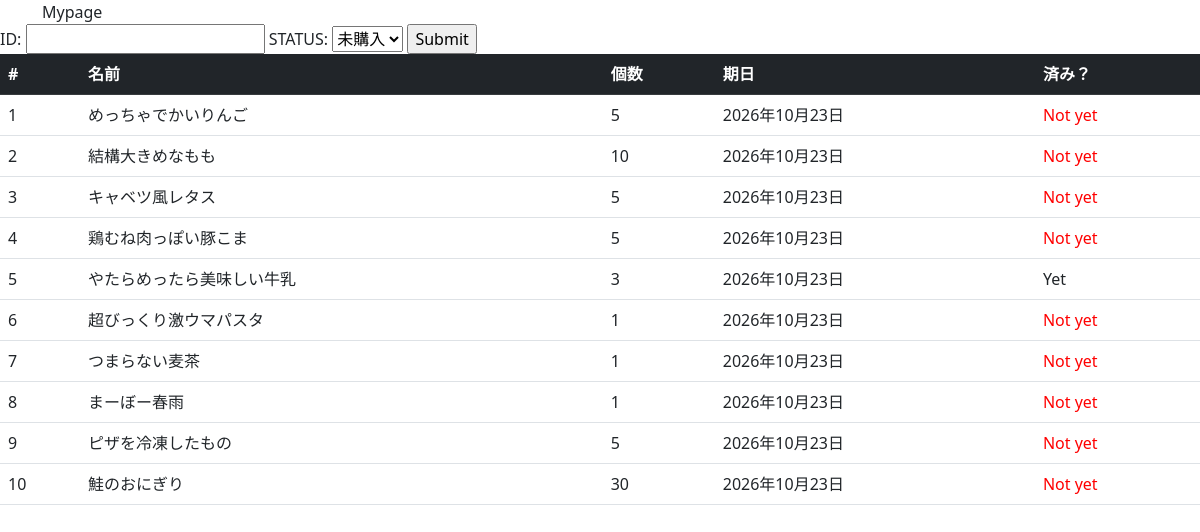
Before: /shoppinglist/list/ with the older database file.
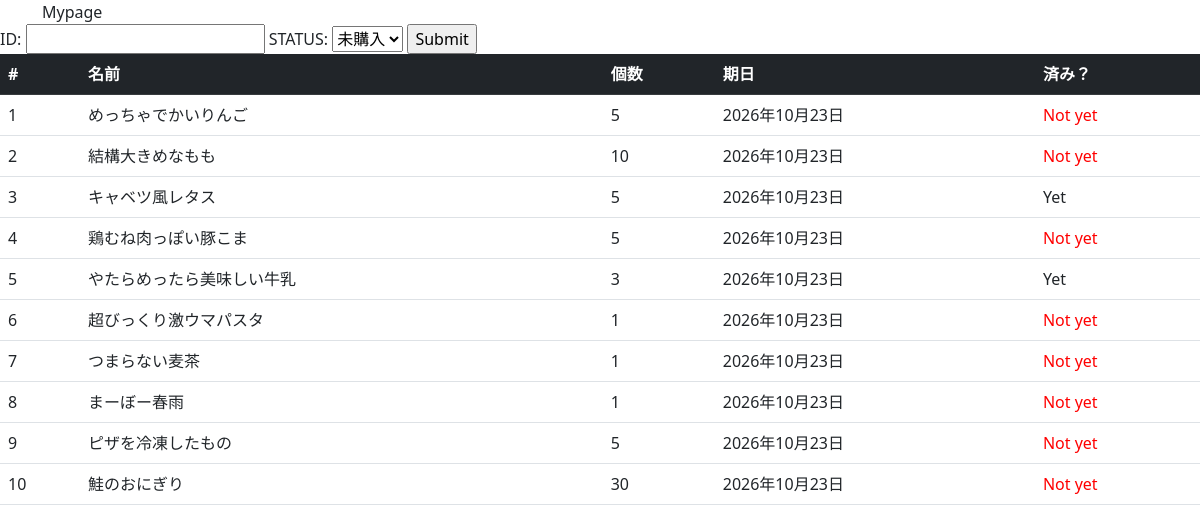
After: the same page with the newer database file.
### shoppinglist/models.py (models this page shows, shortened)
class Item(models.Model):
    name = models.CharField(max_length = 100)
    item_url = models.URLField(blank = True, null = True)
    count = models.PositiveIntegerField(default = 0)
    buy_date = models.DateField(blank = True, null = True)
    shop = models.ForeignKey(Shop, blank = True, null = True,
                             verbose_name = 'shop', on_delete = models.PROTECT)
    buy = models.BooleanField(default = False)

### shoppinglist/views.py (the view, shortened to what this page needs)
# urls.py: path('list/', ItemList.as_view(), name = 'list'),
class ItemList(ListView):
    model = Item
    def get_context_data(self, **kwargs):
        context = super().get_context_data(**kwargs)
        context['form'] = ItemBuy()
        return context

### shoppinglist/forms.py
class ItemBuy(forms.Form):
    status = (
        (0, '未購入'),
        (1, '購入済')
    )
    item_id =forms.IntegerField(label = 'ID')
    item_status = forms.ChoiceField(label = 'STATUS', widget = forms.Select, choices = status)

### shoppinglist/templates/shoppinglist/item_list.html (shortened to what this page needs)
{% extends "base.html" %}
{% block main %}
<form action = "{% url 'shoppinglist:list'%}" method = "post">
    {{ form }}
    <input type = "submit"/>
</form>
<table class="table">
    <thead class = "table-dark">
        <tr>
            <th>#</th>
            <th>名前</th>
            <th>個数</th>
            <th>期日</th>
            <th>済み？</th>
        </tr>
    </thead>
    <tbody>
        {% for item in object_list %}
        <tr>
            <td scope = "row">{{ item.id }}</td>
            <td>{{ item.name }}</td>
            <td>{{ item.count }}</td>
            <td>{{ item.buy_date }}</td>
            <td>{% if item.buy == False %} <font color = 'red'>Not yet</font> {% endif %}
            {% if item.buy == True %} Yet {% endif %}</td>
        </tr>
        {% endfor %}
    </tbody>
</table>
{% endblock %}

Changed rows visible on the page:
changed Item "キャベツ風レタス": buy "Not yet" → "Yet"
